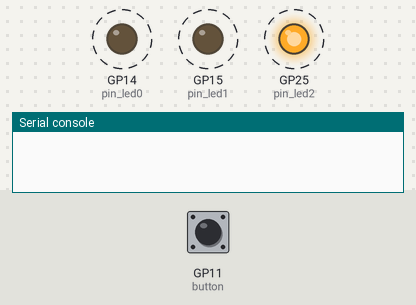
Bench run of a program on a simulated Raspberry Pi Pico running MicroPython. Shown: output pins drawn as LEDs (lit = HIGH), the last lines printed to the serial console. Dashed ring = blinking. The inputs (shaded band) are chosen by the test bench; at power-on: GP11 (button) HIGH.

Above: at 0.65 s.
1.3 s: GP11 (button) pulled LOW for 0.15 s
At 2.5 s:
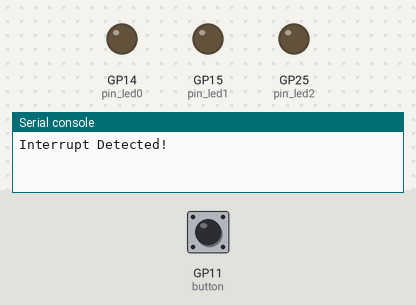
3.2 s: GP11 (button) pulled LOW for 1 s
At 4.35 s:
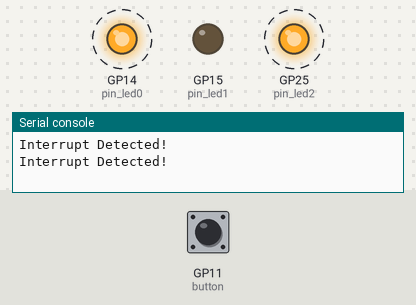
6.3 s: GP11 (button) pulled LOW for 3.2 s
At 6.3 s:
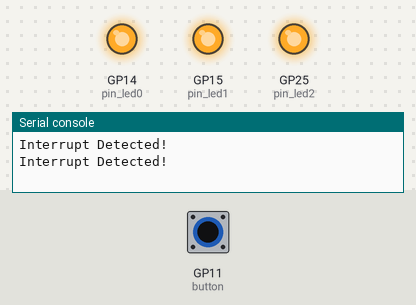
Timing chart, 0 to 11.0 s (numbered marks = the images above; inputs shaded):
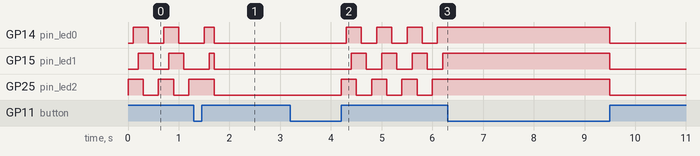

Measured:
- after the input at 3.2 s, GP14 (pin_led0): alternates HIGH for 0.30 s and LOW for 0.30 s, starting after 1.1 s; GP15 (pin_led1): alternates HIGH for 0.30 s and LOW for 0.30 s, starting after 1.2 s; GP25 (pin_led2): alternates HIGH for 0.30 s and LOW for 0.30 s, starting after 1.0 s

The program:

rppi_PWM_LEDblink_pro_.py
```python
from machine import Pin
from time import sleep
pin_led0 = machine.Pin(14, machine.Pin.OUT)
pin_led1 = machine.Pin(15, machine.Pin.OUT)
pin_led2 = machine.Pin(25, machine.Pin.OUT)
button = machine.Pin(11, machine.Pin.IN, machine.Pin.PULL_UP)
sw_time = 0.1
x=0
y=0

pin_led0.value(0)
pin_led1.value(0)
pin_led2.value(0)

Leds = ['pin_led2','pin_led0','pin_led1']

def int_handler(pin):
    global x
    global y
    button.irq(handler=None)
    print("Interrupt Detected!")
    y=1
    x+=1
    if x >= 2:
        x=0
    while button.value() == 0:
        sleep(0.1)
    button.irq(handler=int_handler)

def Delay(T):
    global y
    for i in range (T):
        sleep(0.01)
        if y==1 :
            break
button.irq(trigger=Pin.IRQ_FALLING, handler=int_handler)

while True:
    if x == 0:
        for k in range(0,3):
            s = eval(Leds[k%3])
            s.toggle()
            sleep(sw_time)
    else:
        pin_led0.value(0)
        pin_led1.value(0)
        pin_led2.value(0)
```
